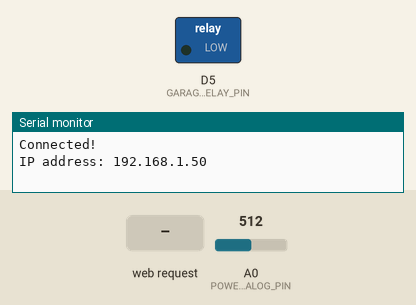
A sketch run on a simulated Arduino MKR. Parts: switched loads named in the sketch (green lamp = pin HIGH), the last lines printed to the serial monitor. The test bench sets the inputs (shaded band); at power-on: A0 (POWER_METER_ANALOG_PIN) = 512. WiFi joins after 1.5 s; servers stay silent unless stated; not simulated (calls return 0 or success): secrets2.h.

Above: at 2.7 s.
2.8 s: HTTP request GET /D received
At 3.2 s:
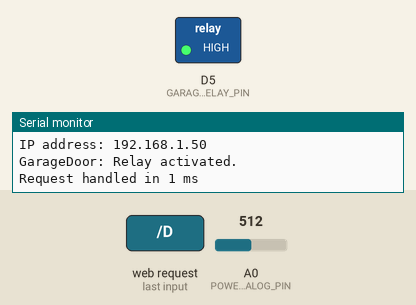
Timing chart, 0 to 5.8 s (numbered marks = the images above; inputs shaded):
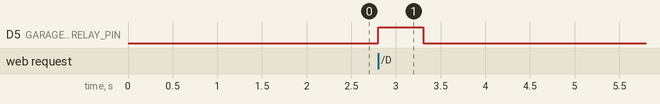

Measured:
- after the input at 2.8 s, D5 (GARAGE_DOOR_RELAY_PIN): LOW → HIGH at once, → LOW 0.50 s later

The sketch:

power_meter.ino
```cpp
// (licence header left out)
#include <WiFiNINA.h>
#include "serialPrinter.h"
#include "garageDoorController.h"
#include "powerMeter.h"
#include "webServer.h"

//Kamstrup DK-8660 meter spec: 1000 pulses = 1 kWh
const int PULSES_PER_KWH = 1000;
const int POWER_METER_ANALOG_PIN = A0;

// Relay pin for garage door controller
const int GARAGE_DOOR_RELAY_PIN = 5;

//Static module objects
SerialPrinter serialPrinter(Serial);
GarageDoorController garageDoorController(serialPrinter);
PowerMeter powerMeter(serialPrinter);
WebServer webServer(serialPrinter, garageDoorController, powerMeter);

/*!
    @brief  Initialize the project.
*/
void setup()
{
  serialPrinter.begin();

  // Setup the garage door controller
  garageDoorController.begin(GARAGE_DOOR_RELAY_PIN);

  // Setup the power meter
  powerMeter.begin(POWER_METER_ANALOG_PIN, PULSES_PER_KWH);

  // Setup the web server and connect the Wifi
  webServer.begin();

}

/*!
    @brief  Main loop of the project.
*/
void loop()
{
  powerMeter.tick();
  garageDoorController.tick();
  webServer.tick();
}
```

garageDoorController.cpp
```cpp
// (licence header left out)
#include "garageDoorController.h"

// How long the relay is activated for, in milliseconds
const unsigned long RELAY_ACTIVATION_TIME_MS = 500;

GarageDoorController::GarageDoorController(SerialPrinter& serialPrinter)
    : m_serialPrinter(serialPrinter)
{
}

GarageDoorController::~GarageDoorController()
{
    // Nothing to do
}

void GarageDoorController::begin(int relayPin)
{
    m_activationTimeMs = 0;
    m_isRelayActive = false;
    m_relayPin = relayPin;
    pinMode(m_relayPin, OUTPUT);
    digitalWrite(m_relayPin, LOW);
}

void GarageDoorController::pressButton()
{
    digitalWrite(m_relayPin, HIGH);
    m_activationTimeMs = millis();
    m_isRelayActive = true;
    m_serialPrinter.println("GarageDoor: Relay activated.");
}

void GarageDoorController::tick()
{
    if (m_isRelayActive)
    {
        unsigned long currentTime = millis();
        if ((currentTime - m_activationTimeMs) > RELAY_ACTIVATION_TIME_MS)
        {
            digitalWrite(m_relayPin, LOW);
            m_isRelayActive = false;
            m_serialPrinter.println("GarageDoor: Relay deactivated.");
        }
    }
}
```

garageDoorController.h
```cpp
// (licence header left out)
#ifndef GARAGEDOORCONTROLLER_H
#define GARAGEDOORCONTROLLER_H

#include "serialPrinter.h"

class GarageDoorController
{
public:
    /**
     * @brief       Constructor for the GarageDoorController class.
     *
     */
    GarageDoorController(SerialPrinter& serialPrinter);

    /**
     * @brief       Destructor for the GarageDoorController class.
     */
    ~GarageDoorController();

    /**
     * @brief       Initialize the garage door controller.
     * @param       relayPin    The digital pin connected to the relay.
     */
    void begin(int relayPin);

    /**
     * @brief       Press the garage door button by activating the relay.
     * @details     This is a non-blocking call. The tick will eventually deactivate the relay.
     */
    void pressButton();

    /**
     * @brief       If the relay is activated, after a certain time, deactivate it.
     */
    void tick();
private:

    /* Keep the default constructor undefined and private
    */
    GarageDoorController();

    /**
     * @brief       The serial printer used for debugging.
     */
    SerialPrinter& m_serialPrinter;

    /**
     * @brief       The time in milliseconds when the relay was last activated.
     */
    unsigned long m_activationTimeMs = 0;

    /**
     *              Flag indicating if the relay is currently active.
     */
    bool m_isRelayActive = false;

    /**
     * @brief       The digital pin connected to the relay.
     */
    int m_relayPin = 0;
};

#endif // GARAGEDOORCONTROLLER_H
```

powerMeter.cpp
```cpp
// (licence header left out)
#include "powerMeter.h"

// The threshold value for the analog sensor it needs to exceed to indicate led on state
static const int RISING_THRESHOLD = 600;

// The threshold value for the analog sensor it needs to fall below to indicate led off state
static const int FALLING_THRESHOLD = 400;

// The debounce delay in microseconds, could be increased to 5-10 ms if unstable readings,
// however the webserver requires up to 12 ms to send the values.
const unsigned long DEBOUNCE_DELAY_US = 2*1000;

PowerMeter::PowerMeter(SerialPrinter& serialPrinter)
    : m_serialPrinter(serialPrinter)
{

}


PowerMeter::~PowerMeter()
{
    // Nothing to do
}


void PowerMeter::begin(int analogPin, int pulsesPerKwh)
{
    m_analogPin = analogPin;
    m_pulsesPerKwh = pulsesPerKwh;
    pinMode(m_analogPin, INPUT);
}


AnalogState PowerMeter::calculateNextState(int sensorValue)
{
    AnalogState nextLedState = m_lastStableLedState;
    switch(m_lastStableLedState)
    {
        case LED_STATE_LOW:
        {
            if (sensorValue > RISING_THRESHOLD)
            {
                nextLedState = LED_STATE_HIGH;
            }
            break;
        }
        case LED_STATE_HIGH:
        {
            if (sensorValue < FALLING_THRESHOLD)
            {
                nextLedState = LED_STATE_LOW;
            }
            break;
        }
        default:
        {
            // Do nothing
            break;
        }
    }
    return nextLedState;
}


void PowerMeter::tick()
{
    int sensorValue = analogRead(m_analogPin);
    AnalogState possibleLedState = calculateNextState(sensorValue);
    unsigned long currentTimeUs = micros();

    if (possibleLedState != m_lastStableLedState)
    {
        if ((currentTimeUs - m_lastDebounceTimeUs) > DEBOUNCE_DELAY_US)
        {
            m_lastStableLedState = possibleLedState;
            if (m_lastStableLedState == LED_STATE_HIGH)
            {
                m_currentPulseCount++;
            }
        }
    }
    else
    {
        // Reset the debounce timer when reading the same as the last stable value
        m_lastDebounceTimeUs = currentTimeUs;
    }
}


unsigned long PowerMeter::readPulseCount()
{
    return m_currentPulseCount;
}


void PowerMeter::resetPulseCount()
{
    m_currentPulseCount = 0;
}

unsigned long PowerMeter::readAndResetPulseCount()
{
    unsigned long pulseCount = m_currentPulseCount;
    m_currentPulseCount = 0;
    return pulseCount;
}
```

powerMeter.h
```cpp
// (licence header left out)
#ifndef POWERMETER_H
#define POWERMETER_H

#include <Arduino.h>
#include "serialPrinter.h"

// Typedef used for the analog sensor state
typedef enum  { LED_STATE_LOW, LED_STATE_HIGH } AnalogState;

class PowerMeter
{
public:
    /**
     * @brief       Constructor for the PowerMeter class.
     */
    PowerMeter(SerialPrinter& serialPrinter);

    /**
     * @brief       Destructor for the PowerMeter class.
     */
    ~PowerMeter();

    /**
     * @brief       Initialize the power meter.
     * @param       analogPin   The analog pin connected to the analog sensor.
     * @param       pulsesPerKwh    The number of pulses per kilowatt-hour.*
     */
    void begin(int analogPin, int pulsesPerKwh);

    /**
     * @brief       Update the power meter.
     */
    void tick();

    /**
     * @brief       Read the current pulse count.
     * @return      The current pulse count.
     */
    unsigned long readPulseCount();

    /**
     * @brief       Read and reset the pulse count.
     * @return      The pulse count.
     */
    unsigned long readAndResetPulseCount();

private:

    /**
     * @brief       Reset the pulse count.
     */
    void resetPulseCount();

    /**
     * @brief       Calculate the next state based on the sensor value.
     *
     * @param       sensorValue     The sensor value.
     *
     * @return      The next state.
     */
    AnalogState calculateNextState(int sensorValue);

    /**
     * @brief       The serial printer used for debugging.
     */
    SerialPrinter& m_serialPrinter;

    /**
     * @brief       The analog pin connected to the analog sensor.
     */
    int m_analogPin = 0;

    /**
     * @brief       The number of pulses per kilowatt-hour.
     */
    int m_pulsesPerKwh = 1000;

    /**
     * @brief       The last time when the power led transitioned from high to low.
     */
    unsigned long m_lastLedHighToLowTimeUs = 0;

    /**
     * @brief       The current stable led state
     */
    AnalogState m_lastStableLedState = LED_STATE_LOW;

    /**
     * @brief       The last start of the debounce time to filter out jitter.
     */
    unsigned long m_lastDebounceTimeUs = 0;

    /**
     * @brief       The current pulse count.
     */
    unsigned long m_currentPulseCount = 0;


};

#endif // POWERMETER_H
```

serialPrinter.cpp
```cpp
#include "serialPrinter.h"

SerialPrinter::SerialPrinter(Serial_ &serial) :
    m_serial(serial)
{
    // Nothing to do
}

SerialPrinter::~SerialPrinter()
{
    // Nothing to do
}

void SerialPrinter::begin(int baudrate)
{
    m_serial.begin(baudrate);

    unsigned long startAttemptTimeMs = millis();
    //Allow serial to initialize, up to 2000ms
    while (!m_serial)
    {
        if ((millis() - startAttemptTimeMs) > 2000)
        {
            break;
        }
    }

    if (m_serial)
    {
        m_bSerialActivated = true;
    }
}

void SerialPrinter::println()
{
    if (m_bSerialActivated)
    {
        m_serial.println();
    }
}

void SerialPrinter::println(const char *message)
{
    if (m_bSerialActivated)
    {
        m_serial.println(message);
    }
}

void SerialPrinter::print(const char *message)
{
    if (m_bSerialActivated)
    {
        m_serial.print(message);
    }
}

void SerialPrinter::print(unsigned long number)
{
    if (m_bSerialActivated)
    {
        m_serial.print(number);
    }
}

void SerialPrinter::print(float number, int precision)
{
    if (m_bSerialActivated)
    {
        m_serial.print(number, precision);
    }
}

void SerialPrinter::println(String& msg)
{
    if (m_bSerialActivated)
    {
        m_serial.println(msg);
    }
}
```

serialPrinter.h
```cpp
// (licence header left out)
#ifndef SERIALPRINTER_H
#define SERIALPRINTER_H

#include <Arduino.h>

class SerialPrinter
{
public:
    /**
     * @brief       Constructor for the SerialPrinter class.
     * @param       serail The serial stream to print to.
     */
    SerialPrinter(Serial_ &serial);

    /**
     * @brief       Destructor for the SerialPrinter class.
     */
    ~SerialPrinter();

    /**
     * @brief       Initialize the serial printer.
     * @param       baudrate The baudrate to use.
     */
    void begin(int baudrate = 115200);

    /**
     * @brief       Print a new line.
     */
    void println();

    /**
     * @brief       Print the message with a new line
     * @param       message The message to print.
     */
    void println(String& msg);

    /**
     * @brief       Print the message with a new line
     * @param       message The message to print.
     */
    void println(const char *message);

    /**
     * @brief       Print the message without a newline.
     * @param       message The message to print.
     */
    void print(const char *message);

    /**
     * @brief       Print the number without a new line.
     * @param       number The number to print.
     */
    void print(unsigned long number);

    /**
     * @brief       Print the number without a new line.
     * @param       number The number to print.
     * @param       precision The number of decimal places to print.
     */
    void print(float number, int precision);

private:

    /* Keep the default constructor private and undefined
    */
    SerialPrinter();

    /**
     * @brief       The serial stream to print to.
     */
    Serial_ &m_serial;

    /*! True if the serial port has been activated.
    */
    bool m_bSerialActivated = false;
};


#endif //  SERIALPRINTER_H
```

webServer.cpp
```cpp
// (licence header left out)
#include "webServer.h"
#include "secrets2.h"

const unsigned long WiFiCheckInterval = 10000; // 10 seconds

//The port to listen for incoming requests
const int WiFiPort = 6438;


WebServer::WebServer(SerialPrinter& serialPrinter,
                     GarageDoorController& garageDoorController,
                     PowerMeter& powerMeter)
    : m_serialPrinter(serialPrinter)
    , m_garageDoorController(garageDoorController)
    , m_powerMeter(powerMeter)
    , m_wifiServer(WiFiPort)
{
    // Nothing to do
}

WebServer::~WebServer()
{
    // Nothing to do
}

void WebServer::begin()
{
    connectToWiFi();
}


void WebServer::connectToWiFi()
{
  WiFi.begin(SECRET_WIFI_SSID, SECRET_WIFI_PASS);

  // block until timeout
  int timeoutSeconds = 30; // seconds
  unsigned long startAttemptTime = millis();

  while (WiFi.status() != WL_CONNECTED &&
         millis() - startAttemptTime < (timeoutSeconds * 1000))
 {
    delay(500);
    m_serialPrinter.print(".");
  }

  // Check final status
  if (WiFi.status() == WL_CONNECTED)
  {
    m_wifiServer.begin();
    m_serialPrinter.println("\nConnected!");
    m_serialPrinter.print("IP address: ");
    String ipAdress = WiFi.localIP().toString();
    m_serialPrinter.println(ipAdress);
  }
  else
  {
    m_serialPrinter.println("\nFailed to connect (timeout).");
  }
}


void WebServer::ensureWiFiConnectedTick()
{
  unsigned long currentMillis = millis();
  if (currentMillis - m_lastWiFiCheckTime  >= WiFiCheckInterval)
  {
    m_lastWiFiCheckTime  = currentMillis;
    if (WiFi.status() != WL_CONNECTED) {
      m_serialPrinter.println("WiFi not connected. Attempting to reconnect...");
      connectToWiFi();
    } else {
        m_serialPrinter.println("WiFi is still connected.");
        String ipAdress = WiFi.localIP().toString();
        m_serialPrinter.println(ipAdress);
    }
  }
}


void WebServer::tick()
{
    ensureWiFiConnectedTick();
    handleRequestsNonBlocking();
}


/**
 * @brief Reads a line (until '\n') from the client with a simple timeout.
 */
String WebServer::readLine(WiFiClient &client)
{
  String line;
  unsigned long start = millis();
  while (millis() - start < 10) {  // 10 ms second timeout
    if (client.available()) {
      char c = client.read();
      if (c == '\n') break;
      line += c;
    }
  }
  return line;
}

void WebServer::handleRequestsNonBlocking()
{
  unsigned long currentMillis = millis();
  bool bHandledRequest = false;
  // Handle any incoming HTTP requests
  WiFiClient client = m_wifiServer.available();  // Wait for a client (non-blocking)
  if (client) {
    // Wait until the client sends some data
    while(!client.available()) {
      //delay(1);
      client.stop();
      return;
    }

    // Read the incoming HTTP request
    String req = readLine(client);
    req.trim(); // Remove leading/trailing spaces

    // P - get and reset the current pulse count
    if (req == "P") {
      unsigned long pulsesNow = m_powerMeter.readAndResetPulseCount();
      // Send response
      client.print(pulsesNow);
      client.print("\n");
      bHandledRequest = true;
    }
    //D -> toggle or press the garage Door button
    else if (req.indexOf("D") >= 0) {
      m_garageDoorController.pressButton();

      // Send response
      client.println("OK");
      bHandledRequest = true;
    }
    else {
      // Uknown command, send -1
      client.println(-1);
      bHandledRequest = true;
    }

    // Close connection
    client.stop();
  }
  if (bHandledRequest)
  {
    unsigned long endTime = millis();
    m_serialPrinter.print("Request handled in ");
    m_serialPrinter.print(endTime - currentMillis);
    m_serialPrinter.println(" ms");
 }
}
```

webServer.h
```cpp
// (licence header left out)
#ifndef WEBSERVER_H
#define WEBSERVER_H

#include <Arduino.h>
#include <WiFiNINA.h>
#include "garageDoorController.h"
#include "serialPrinter.h"
#include "powerMeter.h"

class WebServer
{
public:
    /**
     * @brief       Constructor for the WebServer class.
     */
    WebServer(SerialPrinter& serialPrinter,
              GarageDoorController& garageDoorController,
              PowerMeter& powerMeter);

    /**
     * @brief       Destructor for the WebServer class.
     */
    ~WebServer();

    /**
     * @brief       Initialize the web server.
     */
    void begin();

    /**
     * @brief       tick the server, e.g. handle incoming requests.
     */
    void tick();

private:

    /**
     * @brief       Try to connect to the WiFi
     */
    void connectToWiFi();

    /**
     * @brief       Ensure that the WiFi is connected.
     */
    void ensureWiFiConnectedTick();

    /**
     * @brief       Handle incoming HTTP requests.
     */
    void handleRequestsNonBlocking();

    /**
     * @brief       Reads a line (until '\n') from the client with a simple timeout.
     */
    String readLine(WiFiClient &client);

    /**
     * @brief       The serial printer used for debugging.
     */
    SerialPrinter& m_serialPrinter;

    /**
     * @brief       The WiFi server.
     */
    WiFiServer m_wifiServer; // HTTP server on port 80

    /**
     * @brief       The garage door controller.
     */
    GarageDoorController& m_garageDoorController;

    /**
     * @brief       The power meter.
     */
    PowerMeter& m_powerMeter;

    /**
     * @brief       The last time the WiFi was checked.
     */
    unsigned long m_lastWiFiCheckTime = 0;
};


#endif //  WEBSERVER_H
```
